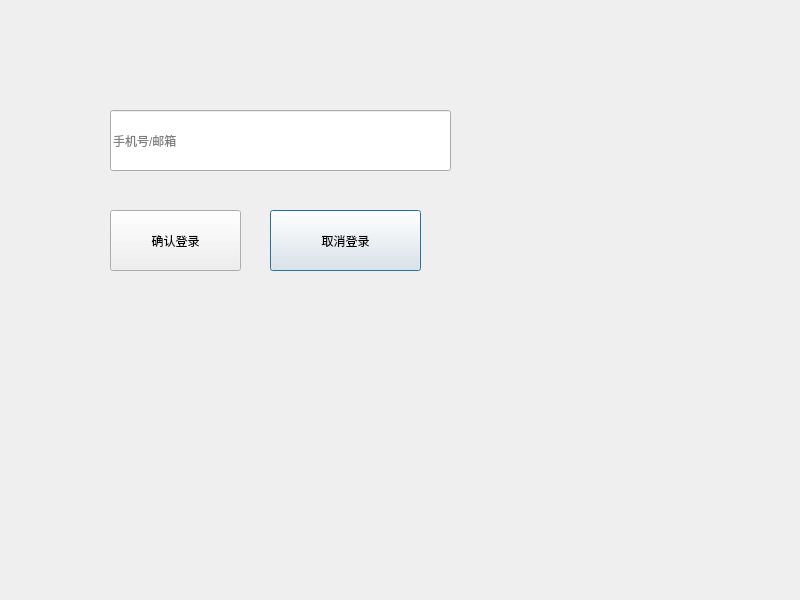
<?xml version="1.0" encoding="UTF-8"?>
<ui version="4.0">
 <class>Dialog</class>
 <widget class="QDialog" name="Dialog">
  <property name="geometry">
   <rect>
    <x>0</x>
    <y>0</y>
    <width>800</width>
    <height>600</height>
   </rect>
  </property>
  <property name="windowTitle">
   <string>Dialog</string>
  </property>
  <property name="styleSheet">
   <string notr="true">font: 20pt &quot;微软雅黑&quot;;</string>
  </property>
  <widget class="QLineEdit" name="lineEdit">
   <property name="geometry">
    <rect>
     <x>110</x>
     <y>110</y>
     <width>341</width>
     <height>61</height>
    </rect>
   </property>
   <property name="placeholderText">
    <string>手机号/邮箱</string>
   </property>
   <property name="clearButtonEnabled">
    <bool>true</bool>
   </property>
  </widget>
  <widget class="QPushButton" name="pushButton">
   <property name="geometry">
    <rect>
     <x>110</x>
     <y>210</y>
     <width>131</width>
     <height>61</height>
    </rect>
   </property>
   <property name="text">
    <string>确认登录</string>
   </property>
   <property name="autoDefault">
    <bool>false</bool>
   </property>
   <property name="default">
    <bool>false</bool>
   </property>
  </widget>
  <widget class="QPushButton" name="pushButton_2">
   <property name="geometry">
    <rect>
     <x>270</x>
     <y>210</y>
     <width>151</width>
     <height>61</height>
    </rect>
   </property>
   <property name="text">
    <string>取消登录</string>
   </property>
   <property name="default">
    <bool>false</bool>
   </property>
  </widget>
 </widget>
 <resources/>
 <connections/>
</ui>
